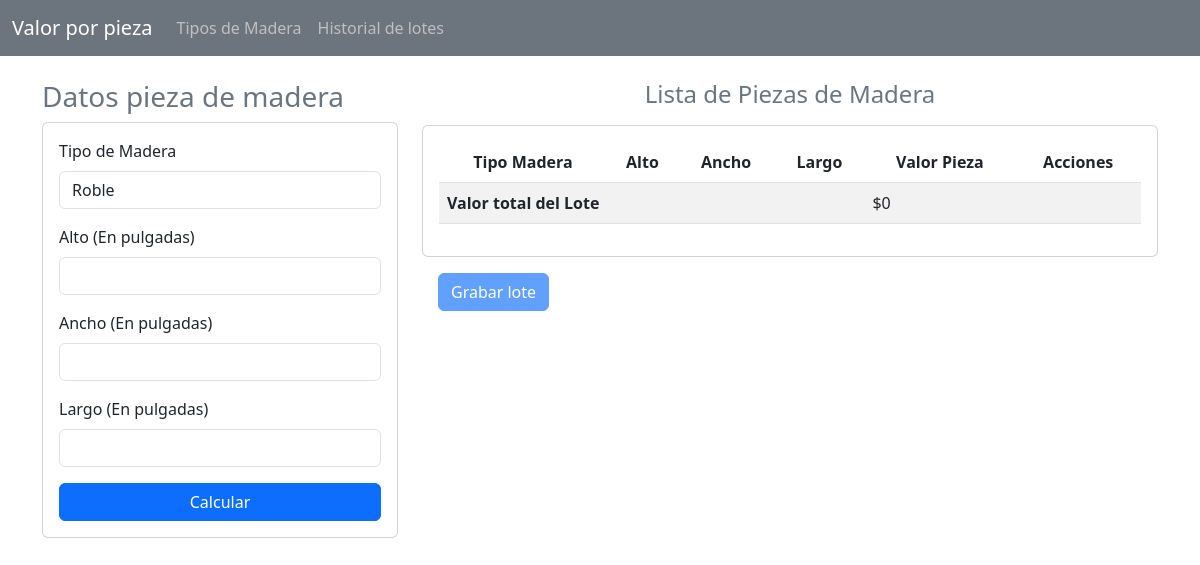
The app's page /, older data.
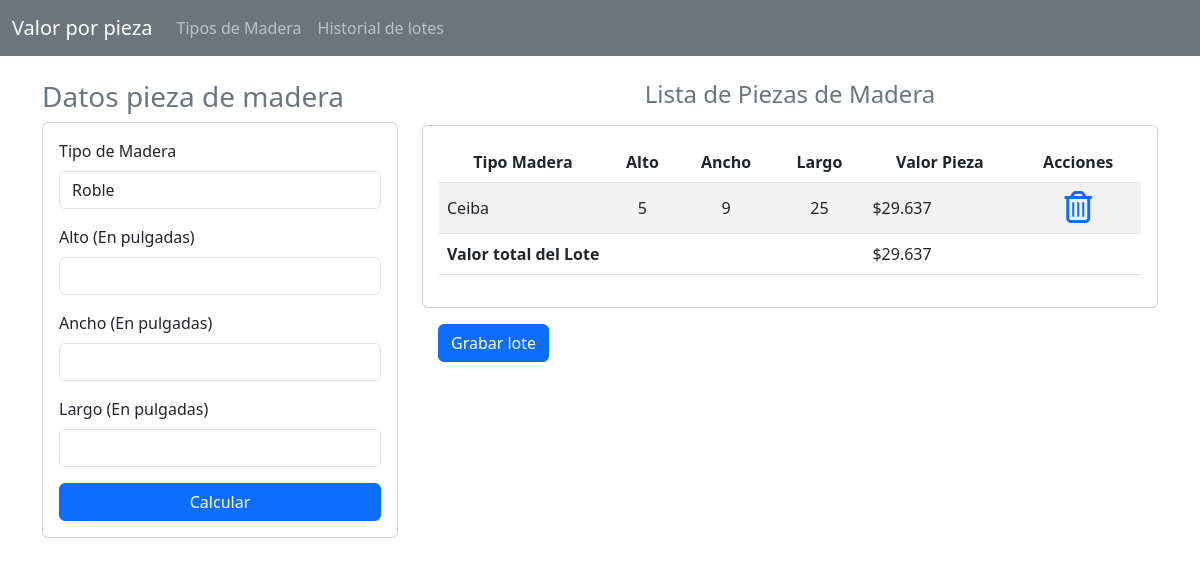
The same page, newer data.
### CalcularValor/models.py (models this page shows, shortened)
class PiezaMadera(models.Model):
    idPieza = models.AutoField(primary_key=True)
    tipoMadera = models.ForeignKey(TipoMadera, null=True, on_delete=models.CASCADE)
    alto = models.PositiveSmallIntegerField(null=False, blank=False, verbose_name="Alto")
    ancho = models.PositiveSmallIntegerField(null= False, blank=False, verbose_name="Ancho")
    largo = models.PositiveSmallIntegerField(null= False, blank=False, verbose_name="Largo")
    valorPieza = models.PositiveSmallIntegerField(null= True, blank=True)
    idLote = models.ForeignKey(LotesMadera, null=True, blank=True, on_delete=models.CASCADE)

class TipoMadera(models.Model):
    idTipoMadera = models.AutoField(primary_key=True)
    nombre = models.CharField(max_length=50)
    valorPie = models.PositiveIntegerField()

### CalcularValor/views.py (the view)
# urls.py: path('', views.home, name='home'),
def home(request):
    listaPiezas= PiezaMadera.objects.filter(idLote = None)
    listaTiposMadera = TipoMadera.objects.all()
    total = 0
    for item in listaPiezas:
        total = total + item.valorPieza
    return render(request, 'home.html', {"listaPiezas" : listaPiezas, "listaTiposMadera" : listaTiposMadera, "total": total })

### CalcularValor/templates/home.html (shortened to what this page needs)
{% extends "./base.html"%} {% block title %} MaderApp {% endblock %} {% block body %} {% load humanize %}
<div class="row">
  <div class="col-sm-12 col-md-12 col-lg-4 col-xl-4">
    <h3 class="text-secondary">Datos pieza de madera</h3>
    <div class="card">
      <div class="card-body">
        <form action="/calcularValorPieza/" method="POST">
          <div class="form-group">
            <label for="" class="form-label">Tipo de Madera</label>
            <select name="tipoMadera" id="tipoMadera" class="form-control mb-3">
              {% for item in listaTiposMadera %}
              <option value="{{item.idTipoMadera}}">{{item.nombre}}</option>
              {% endfor%}
            </select>
          </div>
          <div class="form-group">
            <label for="txtAlto" class="form-label">Alto (En pulgadas)</label>
            <input
              type="text"
              name="txtAlto"
              id="txtAlto"
              class="form-control mb-3"
              autocomplete="false"
              maxlength="100"
              required
            />
          </div>
          <div class="form-group">
            <label for="txtAncho" class="form-label">Ancho (En pulgadas)</label>
            <input
              type="text"
              name="txtAncho"
              id="txtAncho"
              class="form-control mb-3"
              autocomplete="false"
              maxlength="100"
              required
            />
          </div>
          <div class="form-group">
            <label for="txtLargo" class="form-label">Largo (En pulgadas)</label>
            <input
              type="text"
              name="txtLargo"
              id="txtLatgo"
              class="form-control"
              autocomplete="false"
              maxlength="100"
              required
            />
          </div>
          <div class="d-grid gap-2">
            <button class="btn btn-primary mt-3">Calcular</button>
          </div>
        </form>
      </div>
    </div>
  </div>
  <div class="col-sm-12 col-md-12 col-lg-8 col-xl-8">
    <h4 class="card-title text-center text-secondary mb-3">
      Lista de Piezas de Madera
    </h4>
    <div class="card">
      <div class="card-body">
        <div class="table-responsive">
          <table class="table table-striped table align-middle">
            <thead>
              <tr class="text-center" >
                <th scope="col">Tipo Madera</th>
                <th scope="col">Alto</th>
                <th scope="col">Ancho</th>
                <th scope="col">Largo</th>
                <th scope="col">Valor Pieza</th>
                <th scope="col">Acciones</th>
              </tr>
            </thead>
            <tbody class="text-secondary">
              {% for pieza in listaPiezas %}
              <tr>
                <td>{{ pieza.tipoMadera.nombre }}</td>
                <td class="text-center" >{{ pieza.alto }}</td>
                <td class="text-center" >{{ pieza.ancho}}</td>
                <td class="text-center" >{{ pieza.largo}}</td>
                <td>${{ pieza.valorPieza | intcomma}}</td>
                <td class="text-center">
                  <a class="btnEliminar" href="/eliminarPiezaMadera/{{ pieza.idPieza }}">
                    <i class="fa-regular fa-trash-can fa-2x"></i
                  ></a>
                </td>
              </tr>
              {% endfor %}
              <tr>
                <td colspan="4" class="fw-bold">Valor total del Lote</td>
                <td>${{ total | intcomma}}</td>
                <td></td>
              </tr>
            </tbody>
          </table>
        </div>
      </div>
    </div>
    {% if listaPiezas %}
    <a name="btn-grabar-lote" id="btn-grabar-lote" class="btn btn-primary m-3" href="{% url 'registrarLote' %}" role="button"
    >Grabar lote</a>
    {% else %}
      <a name="btn-grabar-lote" id="btn-grabar-lote" class="btn btn-primary disabled m-3" href="{% url 'registrarLote' %}" role="button"
    >Grabar lote</a>
    {% endif %}
  </div>
</div>
{% endblock %}

Row changes from the older to the newer data that the page shows:
added PiezaMadera: tipoMadera.nombre "Ceiba", alto "5", ancho "9", largo "25", valorPieza "29.637"
Text that changed along with them:
{{ total | intcomma }}: "0" → "29.637"
